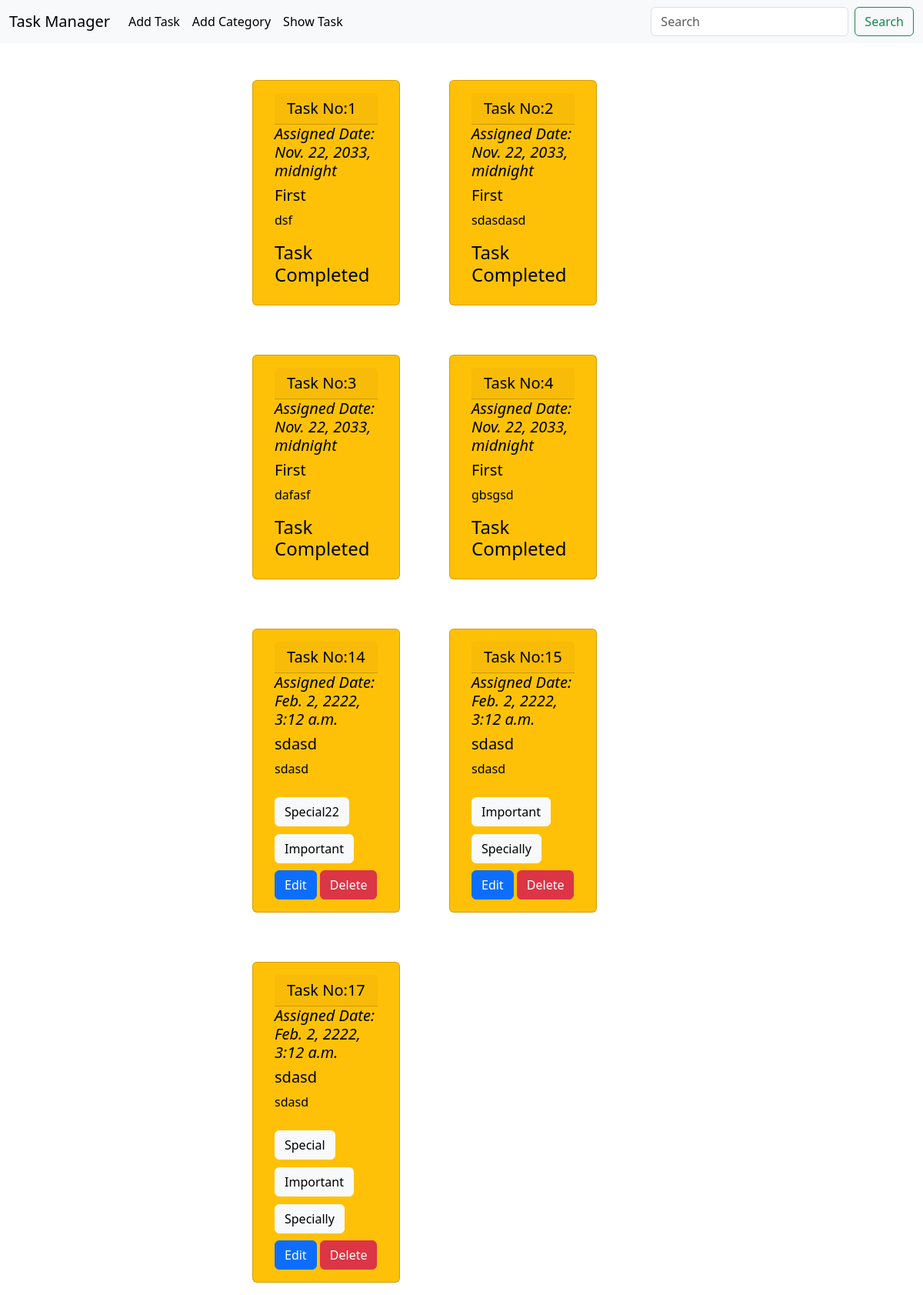
The page /task/show on the database its author committed.
### task/models.py (models this page shows, shortened)
class TaskModel(models.Model):
    catName = models.ForeignKey(TaskCategory, on_delete=models.CASCADE, related_name='catName_tasks',default = 1)
    taskTitle = models.CharField(max_length=20)
    taskDetail = models.TextField()
    is_completed = models.BooleanField(default=False)
    assign = models.DateTimeField()
    category = models.ManyToManyField(TaskCategory)

### category/models.py (models this page shows, shortened)
class TaskCategory(models.Model):
    categoryName = models.CharField(max_length=20, default = "Specially" )

### task/views.py (the view)
# urls.py: path('task/show',showTask,name='showTask'),
def showTask(request):
   data = TaskModel.objects.all()
   categoryData = TaskCategory.objects.all()
   return render (request,'ShowTask.html',{'data':data})

### task/templates/ShowTask.html
{% extends 'base.html' %}
{% block content %}
<div class="row container" style="width: 50%; margin: auto;">
{% for post in data %}
    <div class="col-4 card text-bg-warning mb-3 ms-3 m-5" style="max-width: 18rem;">
        <div class="card-body">
          <h5 class="card-header">Task No:{{post.id}}</h5>
          <h5> <i>Assigned Date: {{post.assign}}</i> </h5>
          <h5 class="card-title">{{post.taskTitle}}</h5>
          <p class="card-text">{{post.taskDetail}}</p>
          <h1>
            {% for category in post.category.all %}
                <button class="btn btn-light">{{ category.categoryName }}</button>
            {% endfor %}
        </h1>
          {% if post.is_completed  %}
            <h4> Task Completed</h4>
         {% else  %}
            <a href="{% url 'edit' post.id %}"><button  class="btn btn-primary">Edit</button></a>
            <a href="{% url 'delete' post.id %}"> <button class="btn btn-danger">Delete</button></a>
            {% endif %}
        </div>
      </div>
{% endfor %}
</div>
{% endblock %}

### templates/base.html (shortened to what this page needs)
<!doctype html>
<html lang="en">
  <head>
    <link href="https://cdn.jsdelivr.net/npm/bootstrap@5.3.2/dist/css/bootstrap.min.css" rel="stylesheet">
  </head>
  <body>
<nav class="navbar navbar-expand-lg bg-body-tertiary">
  <div class="container-fluid">
    <a class="navbar-brand" href="#">Task Manager</a>
    <div class="collapse navbar-collapse" id="navbarSupportedContent">
      <ul class="navbar-nav me-auto mb-2 mb-lg-0">
        <li class="nav-item">
          <a class="nav-link active" aria-current="page" href="{% url 'addTask' %}">Add Task</a>
        </li>
        <li class="nav-item">
          <a class="nav-link active" aria-current="page" href="{% url 'addCategory' %}">Add Category</a>
        </li>
        <li class="nav-item">
          <a class="nav-link active" aria-current="page" href="{% url 'showTask' %}">Show Task</a>
        </li>
      </ul>
      <form class="d-flex" role="search">
        <input class="form-control me-2" type="search" placeholder="Search" aria-label="Search">
        <button class="btn btn-outline-success" type="submit">Search</button>
      </form>
    </div>
  </div>
</nav>
  {% block content %}
  {% endblock %}
  </body>
</html>

### rows shown on the page
TaskModel: id "1", assign "Nov. 22, 2033, midnight", taskTitle "First", taskDetail "dsf", is_completed "Task Completed"
TaskModel: id "2", assign "Nov. 22, 2033, midnight", taskTitle "First", taskDetail "sdasdasd", is_completed "Task Completed"
TaskModel: id "3", assign "Nov. 22, 2033, midnight", taskTitle "First", taskDetail "dafasf", is_completed "Task Completed"
TaskModel: id "4", assign "Nov. 22, 2033, midnight", taskTitle "First", taskDetail "gbsgsd", is_completed "Task Completed"
TaskModel: id "14", assign "Feb. 2, 2222, 3:12 a.m.", taskTitle "sdasd", taskDetail "sdasd", is_completed "Edit"
TaskCategory: categoryName "Special22"
TaskCategory: categoryName "Important"
TaskModel: id "15", assign "Feb. 2, 2222, 3:12 a.m.", taskTitle "sdasd", taskDetail "sdasd", is_completed "Edit"
TaskCategory: categoryName "Specially"
TaskModel: id "17", assign "Feb. 2, 2222, 3:12 a.m.", taskTitle "sdasd", taskDetail "sdasd", is_completed "Edit"
TaskCategory: categoryName "Special"
